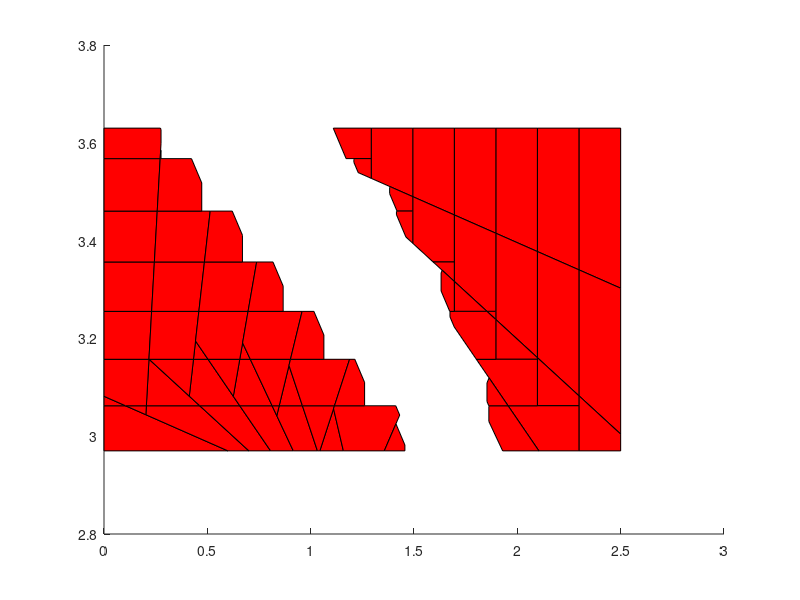

Source code (MATLAB):
function draw()
patch([ 2.5 2.29801 2.29801 2.50001], [ 3.63001 3.63001 3.34019 3.30259], 'r');
patch([ 2.29801 2.09698 2.09699 2.29801], [ 3.63001 3.63001 3.37761 3.34019], 'r');
patch([ 2.09699 1.89598 1.89598 2.09699], [ 3.63001 3.63001 3.41503 3.37761], 'r');
patch([ 1.89598 1.69498 1.69498 1.89598], [ 3.63001 3.63001 3.45245 3.41503], 'r');
patch([ 1.69498 1.49398 1.49398 1.69498], [ 3.63001 3.63001 3.48987 3.45245], 'r');
patch([ 1.49398 1.29298 1.29298 1.49398], [ 3.63001 3.63001 3.52729 3.48987], 'r');
patch([ 1.29298 1.11 1.1095 1.17136 1.29298], [ 3.63001 3.63001 3.62951 3.56765 3.56765], 'r');
patch([ 1.29298 1.21065 1.209 1.20901 1.23 1.29298], [ 3.56765 3.56765 3.56601 3.56001 3.53901 3.52729], 'r');
patch([ 2.5 2.5 2.298 2.29801], [ 3.30259 3.00422 3.08259 3.34019], 'r');
patch([ 2.29801 2.298 2.09698 2.09699], [ 3.34019 3.08259 3.16057 3.37761], 'r');
patch([ 2.09698 2.09698 1.89598 1.89598], [ 3.37761 3.16057 3.23855 3.41503], 'r');
patch([ 1.89598 1.69498 1.69498 1.85285 1.89598], [ 3.41503 3.45245 3.31653 3.25529 3.25529], 'r');
patch([ 1.69498 1.49398 1.49398 1.59254 1.69498], [ 3.45245 3.48987 3.39451 3.35627 3.35627], 'r');
patch([ 1.49398 1.38345 1.382 1.38201 1.41765 1.49398], [ 3.48987 3.51045 3.50901 3.49601 3.46036 3.46036], 'r');
patch([ 1.89598 1.85285 1.89598], [ 3.25529 3.25529 3.23855], 'r');
patch([ 1.69498 1.59254 1.69498], [ 3.35627 3.35627 3.31653], 'r');
patch([ 1.49398 1.41636 1.415 1.41501 1.46052 1.49398], [ 3.46036 3.46036 3.45901 3.45301 3.40749 3.39451], 'r');
patch([ 2.5 2.5 2.298 2.29801], [ 3.00422 2.97 2.97 3.08259], 'r');
patch([ 2.29801 2.298 2.09698 2.09699], [ 3.08259 3.06225 3.06225 3.16057], 'r');
patch([ 2.09698 2.09698 1.89598 1.89598], [ 3.16057 3.15731 3.15731 3.23855], 'r');
patch([ 1.85285 1.69498 1.69498], [ 3.25529 3.25529 3.31653], 'r');
patch([ 2.29801 1.95513 2.10417 2.29801], [ 3.06225 3.06225 2.97001 2.97], 'r');
patch([ 2.09699 1.80154 1.95513 2.09698], [ 3.15731 3.15731 3.06225 3.06225], 'r');
patch([ 1.89598 1.89598 1.80154 1.69437 1.674 1.67401 1.67429 1.85285], [ 3.23855 3.15731 3.15731 3.22364 3.244 3.255 3.25529 3.25529], 'r');
patch([ 1.69498 1.6363 1.63101 1.63101 1.67272 1.69498], [ 3.31653 3.3393 3.33401 3.29701 3.25529 3.25529], 'r');
patch([ 1.95513 1.86325 1.862 1.86201 1.92892 2.10417], [ 3.06225 3.06225 3.06101 3.03025 2.97001 2.97], 'r');
patch([ 1.86343 1.863 1.853 1.85301 1.86176 1.95513], [ 3.11901 3.11901 3.10901 3.07101 3.06225 3.06225], 'r');
patch([ 0.104192 0 0 0.599698], [ 3.06225 3.06225 2.97001 2.97], 'r');
patch([ 0.104192 0 0], [ 3.06225 3.06225 3.08165], 'r');
patch([ 0.463311 0.204921 0.202498 0.599698 0.701084], [ 3.06225 3.06225 3.04395 2.97001 2.97], 'r');
patch([ 0.218287 0.217506 0.204921 0.463311], [ 3.15731 3.15731 3.06225 3.06225], 'r');
patch([ 0.218287 0.217506 0.217544], [ 3.15731 3.15731 3.1576], 'r');
patch([ 0.656971 0.463311 0.701084 0.806014], [ 3.06225 3.06225 2.97001 2.97], 'r');
patch([ 0.503382 0.432874 0.41272 0.463311 0.656971], [ 3.15731 3.15731 3.08188 3.06225 3.06225], 'r');
patch([ 0.503382 0.432874 0.442879], [ 3.15731 3.15731 3.19475], 'r');
patch([ 0.813514 0.656971 0.806014 0.915973], [ 3.06225 3.06225 2.97001 2.97], 'r');
patch([ 0.707931 0.656796 0.625662 0.656971 0.813514], [ 3.15731 3.15731 3.08163 3.06225 3.06225], 'r');
patch([ 0.707931 0.656796 0.670617], [ 3.15731 3.15731 3.1909], 'r');
patch([ 0.960093 0.847734 0.836074 0.915973 1.0327], [ 3.06225 3.06225 3.04194 2.97001 2.97], 'r');
patch([ 0.960093 0.847734 0.895121], [ 3.06225 3.06225 3.1448], 'r');
patch([ 1.1583 1.04435 1.11065], [ 2.97001 2.97 3.05624], 'r');
patch([ 0.204921 0.104192 0.202498], [ 3.06225 3.06225 3.04395], 'r');
patch([ 0.217506 0 0 0.104192 0.204921], [ 3.15731 3.15731 3.08165 3.06225 3.06225], 'r');
patch([ 0.230477 0 0 0.217506], [ 3.25529 3.25529 3.15731 3.15731], 'r');
patch([ 0.243846 0 0 0.230477], [ 3.35627 3.35627 3.25529 3.25529], 'r');
patch([ 0.257627 0 0 0.243846], [ 3.46036 3.46036 3.35627 3.35627], 'r');
patch([ 0.27183 0 0 0.257627], [ 3.56765 3.56765 3.46036 3.46036], 'r');
patch([ 0.276001 0.276001 0.273001 0 0 0.27183], [ 3.59915 3.62701 3.63001 3.63 3.56765 3.56765], 'r');
patch([ 0.41272 0.218287 0.432874], [ 3.08188 3.15731 3.15731], 'r');
patch([ 0.459052 0.230477 0.217544 0.218287 0.432874], [ 3.25529 3.25529 3.1576 3.15731 3.15731], 'r');
patch([ 0.486034 0.243846 0.230477 0.459052], [ 3.35627 3.35627 3.25529 3.25529], 'r');
patch([ 0.513845 0.257627 0.243846 0.486034], [ 3.46036 3.46036 3.35627 3.35627], 'r');
patch([ 0.473 0.473 0.257627 0.27183 0.423358], [ 3.518 3.46036 3.46036 3.56765 3.56765], 'r');
patch([ 0.276001 0.275 0.274128 0.27183 0.276001], [ 3.58401 3.58501 3.58501 3.56765 3.56765], 'r');
patch([ 0.656796 0.503382 0.625662], [ 3.15731 3.15731 3.08163], 'r');
patch([ 0.697103 0.459052 0.442879 0.503382 0.656796], [ 3.25529 3.25529 3.19475 3.15731 3.15731], 'r');
patch([ 0.738648 0.486034 0.459052 0.697103], [ 3.35627 3.35627 3.25529 3.25529], 'r');
patch([ 0.67 0.67 0.486034 0.513845 0.620644], [ 3.411 3.35627 3.35627 3.46036 3.46036], 'r');
patch([ 0.847734 0.813514 0.836074], [ 3.06225 3.06225 3.04194], 'r');
patch([ 0.902302 0.707931 0.813514 0.847734], [ 3.15731 3.15731 3.06225 3.06225], 'r');
patch([ 0.958547 0.697103 0.670617 0.707931 0.902302], [ 3.25529 3.25529 3.1909 3.15731 3.15731], 'r');
patch([ 0.867001 0.817733 0.738648 0.697103 0.867001], [ 3.30701 3.35627 3.35627 3.25529 3.25529], 'r');
patch([ 1.11527 0.960093 1.0327 1.04435], [ 3.06225 3.06225 2.97001 2.97], 'r');
patch([ 1.18836 0.902302 0.895121 0.960093 1.11527], [ 3.15731 3.15731 3.1448 3.06225 3.06225], 'r');
patch([ 1.064 1.064 0.902302 0.958547 1.01572], [ 3.20701 3.15731 3.15731 3.25529 3.25529], 'r');
patch([ 1.43086 1.41176 1.11527 1.11065 1.1583 1.35627], [ 3.04315 3.06225 3.06225 3.05624 2.97001 2.97], 'r');
patch([ 1.261 1.261 1.26025 1.11527 1.18836 1.2137], [ 3.11 3.06301 3.06225 3.06225 3.15731 3.15731], 'r');
patch([ 1.456 1.456 1.35627 1.41236 1.41301], [ 2.982 2.97001 2.97 3.025 3.025], 'r');
end


